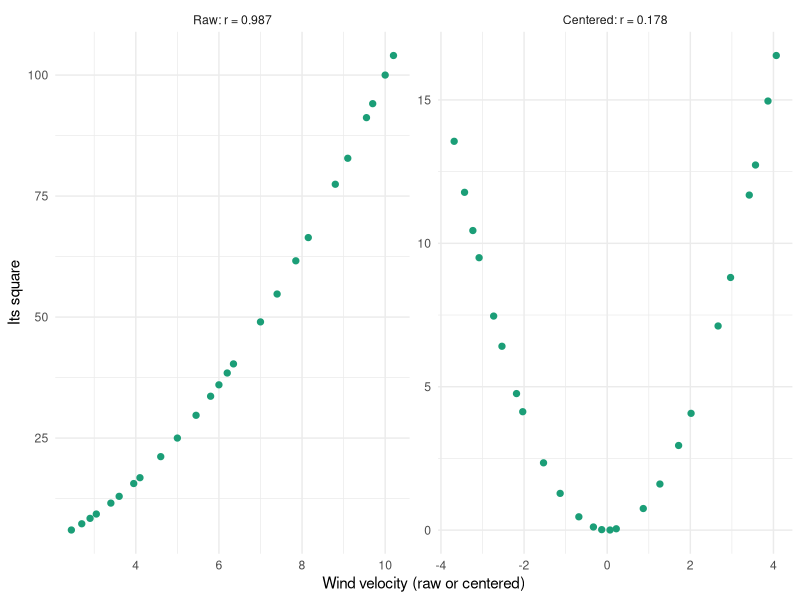
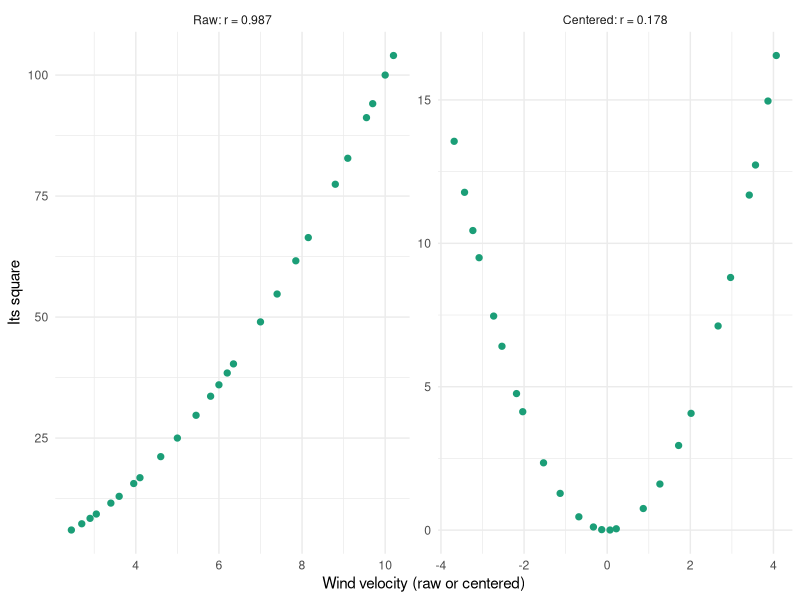

These figures' R source, in order:
# Two short examples
# (1) Delivery time data (MPV Example 3.1): mild collinearity, VIF = 3.12
# (2) Windmill data (MPV Table 5.5; source: Joglekar, Schuenemeyer and LaRiccia (1989),
#     The American Statistician 43(3), 135-143): collinearity created by the model itself
#     (x and x^2) and removed by centering

library(ggplot2)

pt_col   <- "#1b9e77"
line_col <- "#d95f02"
fig_w    <- 3.4
fig_h    <- 2.5

theme_lecture <- function(){
    theme_minimal(base_size = 11) +
    theme(
        panel.background = element_rect(fill = "transparent", colour = NA),
        plot.background  = element_rect(fill = "transparent", colour = NA)
    )
}

# ---- (1) Delivery time data ------------------------------------------------------------
delivery <- read.csv("delivery.csv")
r12 <- cor(delivery$cases, delivery$distance)
r12                                              # 0.824
1 / (1 - r12^2)                                  # VIF = 3.12 for both regressors
fit_d <- lm(time ~ cases + distance, data = delivery)
car::vif(fit_d)                                  # same
eig_d <- eigen(cor(delivery[, c("cases", "distance")]))$values
eig_d                                            # 1 + r, 1 - r = 1.824, 0.176
max(eig_d) / min(eig_d)                          # kappa = 10.4: no problem

# ---- (2) Windmill data: quadratic in wind velocity ------------------------------------
wm <- read.csv("windmill.csv")
wm$xc <- wm$x - mean(wm$x)
mean(wm$x)                                       # 6.13

cor(wm$x, wm$x^2)                                # 0.987
cor(wm$xc, wm$xc^2)                              # 0.178

fit_raw <- lm(y ~ x + I(x^2), data = wm)
fit_cen <- lm(y ~ xc + I(xc^2), data = wm)
car::vif(fit_raw)                                # 38.5
car::vif(fit_cen)                                # 1.03
# Same fitted values, same R^2, same quadratic coefficient; only the parameterization changes
max(abs(fitted(fit_raw) - fitted(fit_cen)))      # ~ 0
rbind(raw = coef(fit_raw), centered = coef(fit_cen))
rbind(raw = coef(summary(fit_raw))[, 2], centered = coef(summary(fit_cen))[, 2])   # se of linear term: 0.0614 -> 0.0101

# ---- Figure: x vs. x^2, before and after centering --------------------------------------
cen_long <- rbind(
    data.frame(panel = "Raw", u = wm$x, u2 = wm$x^2),
    data.frame(panel = "Centered", u = wm$xc, u2 = wm$xc^2)
)
cen_long$panel <- factor(cen_long$panel, levels = c("Raw", "Centered"),
                         labels = c(sprintf("Raw: r = %.3f", cor(wm$x, wm$x^2)),
                                    sprintf("Centered: r = %.3f", cor(wm$xc, wm$xc^2))))

p_cen <- ggplot(cen_long, aes(x = u, y = u2)) +
    geom_point(size = 1.8, colour = pt_col) +
    facet_wrap(~ panel, scales = "free") +
    labs(x = "Wind velocity (raw or centered)", y = "Its square") +
    theme_lecture()

p_cen
ggsave("windmill_centering.pdf", p_cen, bg = "transparent", device = cairo_pdf,
       width = 2 * fig_w, height = 1.1 * fig_h)
